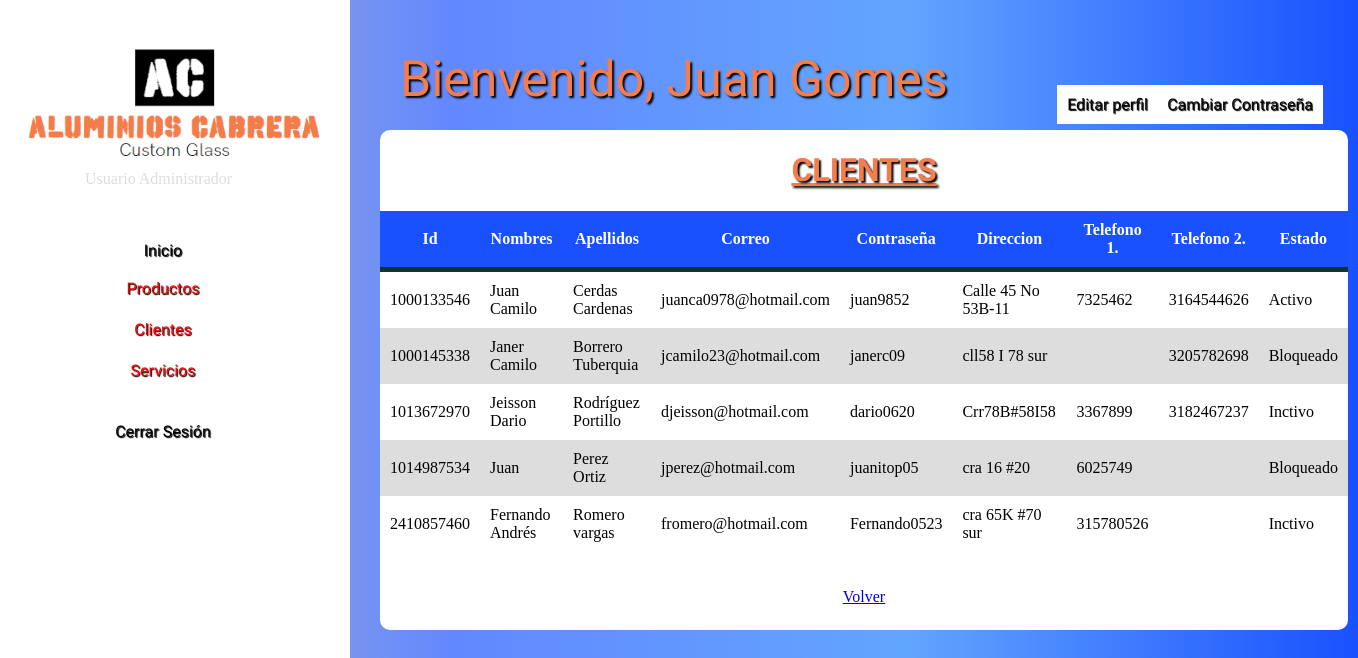
The app's page /Vista/Principal.php?pg=listarClientes (signed in) with its own data.
### tables this page shows
CREATE TABLE `usuario` (
  `idUsuario` int(10) UNSIGNED NOT NULL,
  `Rol` int(10) UNSIGNED NOT NULL,
  `CorreoUsuario` varchar(255) NOT NULL,
  `ContraUsuario` varchar(45) NOT NULL,
  `NombresUsu` varchar(45) NOT NULL
);

CREATE TABLE `cliente` (
  `idCliente` int(10) UNSIGNED NOT NULL,
  `EstadoCliente` int(10) UNSIGNED NOT NULL DEFAULT 1,
  `correoClie` varchar(255) NOT NULL,
  `contraClie` varchar(45) NOT NULL,
  `direccion` varchar(45) DEFAULT NULL,
  `Telefono` int(10) UNSIGNED DEFAULT NULL,
  `Telefono2` int(10) UNSIGNED DEFAULT NULL,
  `Nombres` varchar(45) NOT NULL,
  `Apellidos` varchar(45) NOT NULL
);

CREATE TABLE `estado_cliente` (
  `idEstado` int(10) UNSIGNED NOT NULL,
  `nombreEstado` varchar(45) NOT NULL
);

### Modelo/conexionBasesDatos.php (called while the page is built)
<?php
function Conectarse()
{
	$Conexion=new mysqli("localhost","root","","customglassdb");
	if ($Conexion->connect_errno)
		echo "Problemas en la Conexion ". $Conexion->connect_error;
	else
		return $Conexion;
}
?>

### Modelo/claseCliente.php (called while the page is built, shortened)
<?php
	class cliente
	{
		public function consultarClientes()
		{
		$this->Conexion=Conectarse();
		 $sql="SELECT c.idCliente, c.correoClie, c.contraClie, c.direccion, c.Telefono, c.Telefono2, c.Nombres, c.Apellidos, ec.nombreEstado FROM cliente c, estado_cliente ec WHERE (c.EstadoCliente = ec.idEstado)";
		$resultado=$this->Conexion->query($sql);
		return $resultado;
		}
	}
?>

### Vista/listarClientes.php (the view, shortened to what this page needs)
<?php
  require "../Modelo/claseCliente.php";
  $objClientes = new cliente();
  $clientes= $objClientes->consultarClientes();
?>
<!DOCTYPE html>
<html>
<head>
</head>
<body>
<h1 align="center">CLIENTES</h1>
<table align="center">
  <thead>
  <tr align="center">
    <th>Id</th>
    <th>Nombres</th>
    <th>Apellidos</th>
    <th>Correo</th>
    <th>Contraseña</th>
    <th>Direccion</th>
    <th>Telefono 1.</th>
    <th>Telefono 2.</th>
    <th>Estado</th>
  </tr>
  </thead>
  <?php
  while ($cliente = $clientes->fetch_object())
  {
  ?>
  <tr>
        <td><?php  echo  ($cliente->idCliente)  ?>     </td>
        <td><?php  echo  ($cliente->Nombres)  ?></td>
        <td><?php  echo  ($cliente->Apellidos) ?> </td>
        <td><?php  echo  ($cliente->correoClie)  ?></td>
        <td><?php  echo  ($cliente->contraClie)  ?></td>
        <td><?php  echo  ($cliente->direccion)  ?></td>
        <td><?php  echo  ($cliente->Telefono)  ?></td>
        <td><?php  echo  ($cliente->Telefono2)  ?></td>
        <td><?php  echo  ($cliente->nombreEstado)  ?></td>
  </tr>
  <?php
  }
  ?>
</table>
<center>
<br><br>
  <a href="Principal.php">Volver</a>
</center>
</body>

### Vista/Principal.php (shortened to what this page needs)
<?php
extract ($_REQUEST);
?>
<?php
require "../Modelo/conexionBasesDatos.php";
$objConexion = Conectarse();
$sqlusu="SELECT * FROM usuario WHERE (CorreoUsuario = '$_SESSION[user]')";
$usuarioN = $objConexion->query($sqlusu);
$usuarioNa = $usuarioN->fetch_object();
?>
<!DOCTYPE html>
<html>
<head>
</head>
<body>
	<div id="box">
		<p id="saludo"> Bienvenido,  <?php echo $usuarioNa->NombresUsu  ?></p>
		<a id="perfilusu" href="Principal.php?pg=usuario">Editar perfil</a>
		<a id="passusu" href="Principal.php?pg=usuariopass">Cambiar Contraseña</a>
		<div id="menu">
			<img src="../Imagenes/menu.png" width="100%"><p id="usuariotp">Usuario Administrador</p>
	<li><a id="opcion" href="Principal.php?pg=pgInicial">Inicio</a></li><br>
	<li id="titulo">Productos
</li>
<li id="titulo">Clientes
</li>
<li id="titulo">Servicios
</li>
	<li><a id="opcion" href="../Controlador/salir.php?x=3">Cerrar Sesión</a></li><br>
</div>
 <div id="divContenido" align="center">
        <?php include $pg.".php"; ?>
      </div>
</div>
</body>
</html>

### Vista/Principal.php (style rules this page uses)
body { background: #ffffff; background: -webkit-linear-gradient(to right, #BEBEBE, #6288FF, #62A5FF, #1951FF); background: linear-gradient(to right, #BEBEBE, #6288FF, #62A5FF, #1951FF); display: flex; margin: 0; padding: 0; }
#box { position: absolute; background: #ffffff; background: -webkit-linear-gradient(to right, #BEBEBE, #6288FF, #62A5FF, #1951FF); background: linear-gradient(to right, #BEBEBE, #6288FF, #62A5FF, #1951FF); padding: 40px 0; box-shadow: 0 0 6px 0 rgba(255, 255, 255, 0.8); width: 100%; height: 100%; display: inline-block; margin: 0; padding: 0; }
h1 { font-family: 'Kanit', sans-serif; color: #f37d4d; text-shadow: 2px 2px 2px black; text-decoration: underline; }
#saludo { position: relative; left: 400px; top: 50px; display: inline; font-family: 'Lobster', cursive; font-size: 50px; color: #f37d4d; text-shadow: 2px 2px 2px black; }
#usuariotp { font-family: 'Merriweather', serif; display: inline; color: #ddd; top: -25px; right: -85px; position: relative; }
#perfilusu { text-decoration: none; display: inline; position: absolute; color: black; font-family: 'Cairo', sans-serif; text-shadow: 1px 1px 1px #000; padding: 10px; position: absolute; background: white; right: 200px; top: 85px; }
#passusu { text-decoration: none; display: inline; position: absolute; color: black; font-family: 'Cairo', sans-serif; text-shadow: 1px 1px 1px #000; padding: 10px; position: absolute; background: white; right: 35px; top: 85px; }
#divContenido { background-color: white; position:absolute; left:380px; top:130px; width:968px; height:500px; z-index:4; overflow:auto; border-radius: 10px; }
#menu { position: absolute; top: 0px; background-color: white; width: 350px; height: 100%; margin: 0; box-shadow: 3px, 3px, 3px black; }
#titulo { color: red; text-decoration: none; font-family: 'Cairo', sans-serif; text-shadow: 1px 1px 1px #000; padding: 8px; height: 25px; display: inline-block; position: center; }
li { float: left; font-color: black; background: white; position: center; width: 310px; height: 42px; margin: 0; padding: 8px; border-radius: 50px; }
#opcion { color: black; text-decoration: none; font-family: 'Cairo', sans-serif; text-shadow: 1px 1px 1px #000; padding: 20px; height: 30px; display: inline-block; position: center; }
li { display: inline-block; text-align: center; }
h1 { text-align: center; font-weight: 700; }
:root { --colorTextos:#6D7074; }
table { background-color: white; text-align: left; border-collapse: collapse; width: 100%; }
th, td { padding: 10px; }
thead { background-color: #1951FF; border-bottom: solid 5px #0F362D; color: white; }
tr:nth-child(even) { background-color: #ddd; }

### records on screen
usuario: NombresUsu "Juan Gomes"
cliente: idCliente "1000133546", Nombres "Juan Camilo", Apellidos "Cerdas Cardenas", correoClie "juanca0978@hotmail.com", contraClie "juan9852", direccion "Calle 45 No 53B-11", Telefono "7325462", Telefono2 "3164544626", estado_cliente.nombreEstado "Activo"
cliente: idCliente "1000145338", Nombres "Janer Camilo", Apellidos "Borrero Tuberquia", correoClie "jcamilo23@hotmail.com", contraClie "janerc09", direccion "cll58 I 78 sur", Telefono2 "3205782698", estado_cliente.nombreEstado "Bloqueado"
cliente: idCliente "1013672970", Nombres "Jeisson Dario", Apellidos "Rodríguez Portillo", correoClie "djeisson@hotmail.com", contraClie "dario0620", direccion "Crr78B#58I58", Telefono "3367899", Telefono2 "3182467237", estado_cliente.nombreEstado "Inctivo"
cliente: idCliente "1014987534", Nombres "Juan", Apellidos "Perez Ortiz", correoClie "jperez@hotmail.com", contraClie "juanitop05", direccion "cra 16 #20", Telefono "6025749", estado_cliente.nombreEstado "Bloqueado"
cliente: idCliente "2410857460", Nombres "Fernando Andrés", Apellidos "Romero vargas", correoClie "fromero@hotmail.com", contraClie "Fernando0523", direccion "cra 65K #70 sur", Telefono "315780526", estado_cliente.nombreEstado "Inctivo"
